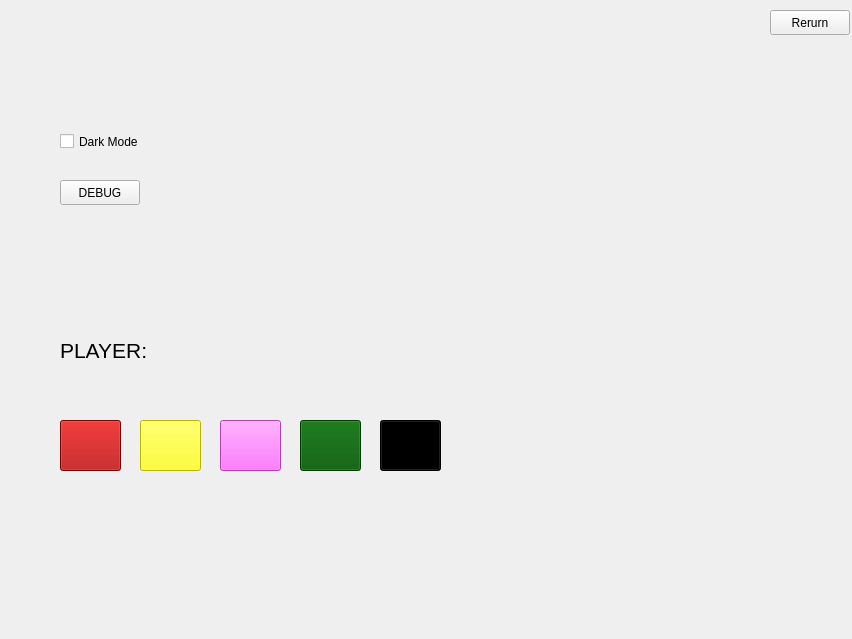
<?xml version="1.0" encoding="UTF-8"?>
<ui version="4.0">
 <class>MainWindow</class>
 <widget class="QMainWindow" name="MainWindow">
  <property name="geometry">
   <rect>
    <x>0</x>
    <y>0</y>
    <width>852</width>
    <height>639</height>
   </rect>
  </property>
  <property name="windowTitle">
   <string>Settings</string>
  </property>
  <widget class="QWidget" name="centralwidget">
   <widget class="QPushButton" name="btn_return">
    <property name="geometry">
     <rect>
      <x>770</x>
      <y>10</y>
      <width>80</width>
      <height>25</height>
     </rect>
    </property>
    <property name="text">
     <string>Rerurn</string>
    </property>
   </widget>
   <widget class="QCheckBox" name="chk_dark">
    <property name="geometry">
     <rect>
      <x>60</x>
      <y>130</y>
      <width>82</width>
      <height>23</height>
     </rect>
    </property>
    <property name="text">
     <string>Dark Mode</string>
    </property>
   </widget>
   <widget class="QLabel" name="lbl_misc">
    <property name="geometry">
     <rect>
      <x>60</x>
      <y>330</y>
      <width>131</width>
      <height>41</height>
     </rect>
    </property>
    <property name="font">
     <font>
      <pointsize>16</pointsize>
     </font>
    </property>
    <property name="text">
     <string>PLAYER:</string>
    </property>
   </widget>
   <widget class="QPushButton" name="btn_red">
    <property name="geometry">
     <rect>
      <x>60</x>
      <y>420</y>
      <width>61</width>
      <height>51</height>
     </rect>
    </property>
    <property name="styleSheet">
     <string notr="true">background-color: rgb(170, 0, 0);</string>
    </property>
    <property name="text">
     <string/>
    </property>
   </widget>
   <widget class="QPushButton" name="btn_yellow">
    <property name="geometry">
     <rect>
      <x>140</x>
      <y>420</y>
      <width>61</width>
      <height>51</height>
     </rect>
    </property>
    <property name="styleSheet">
     <string notr="true">background-color: rgb(255, 255, 0);</string>
    </property>
    <property name="text">
     <string/>
    </property>
   </widget>
   <widget class="QPushButton" name="btn_pink">
    <property name="geometry">
     <rect>
      <x>220</x>
      <y>420</y>
      <width>61</width>
      <height>51</height>
     </rect>
    </property>
    <property name="styleSheet">
     <string notr="true">background-color: rgb(255, 85, 255);</string>
    </property>
    <property name="text">
     <string/>
    </property>
   </widget>
   <widget class="QPushButton" name="btn_green">
    <property name="geometry">
     <rect>
      <x>300</x>
      <y>420</y>
      <width>61</width>
      <height>51</height>
     </rect>
    </property>
    <property name="styleSheet">
     <string notr="true">background-color: rgb(0, 85, 0);</string>
    </property>
    <property name="text">
     <string/>
    </property>
   </widget>
   <widget class="QPushButton" name="btn_black">
    <property name="geometry">
     <rect>
      <x>380</x>
      <y>420</y>
      <width>61</width>
      <height>51</height>
     </rect>
    </property>
    <property name="styleSheet">
     <string notr="true">background-color: rgb(0, 0, 0);</string>
    </property>
    <property name="text">
     <string/>
    </property>
   </widget>
   <widget class="QPushButton" name="pushButton">
    <property name="geometry">
     <rect>
      <x>60</x>
      <y>180</y>
      <width>80</width>
      <height>25</height>
     </rect>
    </property>
    <property name="text">
     <string>DEBUG</string>
    </property>
   </widget>
  </widget>
 </widget>
 <resources/>
 <connections>
  <connection>
   <sender>btn_return</sender>
   <signal>clicked()</signal>
   <receiver>MainWindow</receiver>
   <slot>btn_return_a()</slot>
   <hints>
    <hint type="sourcelabel">
     <x>821</x>
     <y>614</y>
    </hint>
    <hint type="destinationlabel">
     <x>789</x>
     <y>523</y>
    </hint>
   </hints>
  </connection>
  <connection>
   <sender>btn_red</sender>
   <signal>clicked()</signal>
   <receiver>MainWindow</receiver>
   <slot>btn_color()</slot>
   <hints>
    <hint type="sourcelabel">
     <x>106</x>
     <y>456</y>
    </hint>
    <hint type="destinationlabel">
     <x>114</x>
     <y>556</y>
    </hint>
   </hints>
  </connection>
  <connection>
   <sender>btn_yellow</sender>
   <signal>clicked()</signal>
   <receiver>MainWindow</receiver>
   <slot>btn_color()</slot>
   <hints>
    <hint type="sourcelabel">
     <x>193</x>
     <y>475</y>
    </hint>
    <hint type="destinationlabel">
     <x>188</x>
     <y>540</y>
    </hint>
   </hints>
  </connection>
  <connection>
   <sender>btn_pink</sender>
   <signal>clicked()</signal>
   <receiver>MainWindow</receiver>
   <slot>btn_color()</slot>
   <hints>
    <hint type="sourcelabel">
     <x>250</x>
     <y>451</y>
    </hint>
    <hint type="destinationlabel">
     <x>261</x>
     <y>546</y>
    </hint>
   </hints>
  </connection>
  <connection>
   <sender>btn_green</sender>
   <signal>clicked()</signal>
   <receiver>MainWindow</receiver>
   <slot>btn_color()</slot>
   <hints>
    <hint type="sourcelabel">
     <x>347</x>
     <y>464</y>
    </hint>
    <hint type="destinationlabel">
     <x>341</x>
     <y>530</y>
    </hint>
   </hints>
  </connection>
  <connection>
   <sender>btn_black</sender>
   <signal>clicked()</signal>
   <receiver>MainWindow</receiver>
   <slot>btn_color()</slot>
   <hints>
    <hint type="sourcelabel">
     <x>424</x>
     <y>458</y>
    </hint>
    <hint type="destinationlabel">
     <x>425</x>
     <y>544</y>
    </hint>
   </hints>
  </connection>
  <connection>
   <sender>pushButton</sender>
   <signal>clicked()</signal>
   <receiver>MainWindow</receiver>
   <slot>debug()</slot>
   <hints>
    <hint type="sourcelabel">
     <x>121</x>
     <y>194</y>
    </hint>
    <hint type="destinationlabel">
     <x>253</x>
     <y>201</y>
    </hint>
   </hints>
  </connection>
 </connections>
 <slots>
  <slot>btn_return_a()</slot>
  <slot>btn_color()</slot>
  <slot>debug()</slot>
 </slots>
</ui>
